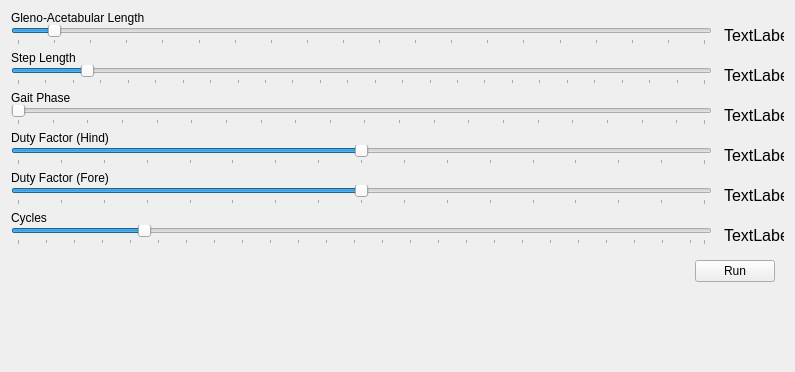
<?xml version="1.0" encoding="UTF-8"?>
<ui version="4.0">
 <class>Form</class>
 <widget class="QWidget" name="Form">
  <property name="geometry">
   <rect>
    <x>0</x>
    <y>0</y>
    <width>795</width>
    <height>372</height>
   </rect>
  </property>
  <property name="baseSize">
   <size>
    <width>580</width>
    <height>360</height>
   </size>
  </property>
  <property name="windowTitle">
   <string>Gait Generator And Visualizer</string>
  </property>
  <layout class="QVBoxLayout" name="verticalLayout">
   <item>
    <widget class="QWidget" name="widget" native="true">
     <layout class="QVBoxLayout" name="verticalLayout_4">
      <property name="spacing">
       <number>0</number>
      </property>
      <property name="margin">
       <number>0</number>
      </property>
      <item>
       <widget class="QLabel" name="label_6">
        <property name="text">
         <string>Gleno-Acetabular Length</string>
        </property>
       </widget>
      </item>
      <item>
       <layout class="QHBoxLayout" name="horizontalLayout">
        <property name="spacing">
         <number>12</number>
        </property>
        <item>
         <widget class="QSlider" name="gadLengthSlider">
          <property name="minimum">
           <number>50</number>
          </property>
          <property name="maximum">
           <number>1000</number>
          </property>
          <property name="singleStep">
           <number>10</number>
          </property>
          <property name="pageStep">
           <number>50</number>
          </property>
          <property name="value">
           <number>100</number>
          </property>
          <property name="orientation">
           <enum>Qt::Horizontal</enum>
          </property>
          <property name="tickPosition">
           <enum>QSlider::TicksBelow</enum>
          </property>
          <property name="tickInterval">
           <number>50</number>
          </property>
         </widget>
        </item>
        <item>
         <widget class="QLabel" name="gadLengthLabel">
          <property name="sizePolicy">
           <sizepolicy hsizetype="Fixed" vsizetype="Preferred">
            <horstretch>0</horstretch>
            <verstretch>0</verstretch>
           </sizepolicy>
          </property>
          <property name="minimumSize">
           <size>
            <width>60</width>
            <height>0</height>
           </size>
          </property>
          <property name="maximumSize">
           <size>
            <width>60</width>
            <height>16777215</height>
           </size>
          </property>
          <property name="font">
           <font>
            <pointsize>12</pointsize>
           </font>
          </property>
          <property name="text">
           <string>TextLabel</string>
          </property>
          <property name="alignment">
           <set>Qt::AlignLeading|Qt::AlignLeft|Qt::AlignVCenter</set>
          </property>
         </widget>
        </item>
       </layout>
      </item>
     </layout>
    </widget>
   </item>
   <item>
    <widget class="QWidget" name="widget_2" native="true">
     <layout class="QVBoxLayout" name="verticalLayout_6">
      <property name="spacing">
       <number>0</number>
      </property>
      <property name="margin">
       <number>0</number>
      </property>
      <item>
       <widget class="QLabel" name="label_4">
        <property name="text">
         <string>Step Length</string>
        </property>
       </widget>
      </item>
      <item>
       <layout class="QHBoxLayout" name="horizontalLayout_3">
        <property name="spacing">
         <number>12</number>
        </property>
        <item>
         <widget class="QSlider" name="stepLengthSlider">
          <property name="maximum">
           <number>500</number>
          </property>
          <property name="singleStep">
           <number>10</number>
          </property>
          <property name="pageStep">
           <number>50</number>
          </property>
          <property name="value">
           <number>50</number>
          </property>
          <property name="orientation">
           <enum>Qt::Horizontal</enum>
          </property>
          <property name="tickPosition">
           <enum>QSlider::TicksBelow</enum>
          </property>
          <property name="tickInterval">
           <number>20</number>
          </property>
         </widget>
        </item>
        <item>
         <widget class="QLabel" name="stepLengthLabel">
          <property name="sizePolicy">
           <sizepolicy hsizetype="Fixed" vsizetype="Preferred">
            <horstretch>0</horstretch>
            <verstretch>0</verstretch>
           </sizepolicy>
          </property>
          <property name="minimumSize">
           <size>
            <width>60</width>
            <height>0</height>
           </size>
          </property>
          <property name="maximumSize">
           <size>
            <width>60</width>
            <height>16777215</height>
           </size>
          </property>
          <property name="font">
           <font>
            <pointsize>12</pointsize>
           </font>
          </property>
          <property name="text">
           <string>TextLabel</string>
          </property>
          <property name="alignment">
           <set>Qt::AlignLeading|Qt::AlignLeft|Qt::AlignVCenter</set>
          </property>
         </widget>
        </item>
       </layout>
      </item>
     </layout>
    </widget>
   </item>
   <item>
    <widget class="QWidget" name="widget_3" native="true">
     <layout class="QVBoxLayout" name="verticalLayout_7">
      <property name="spacing">
       <number>0</number>
      </property>
      <property name="margin">
       <number>0</number>
      </property>
      <item>
       <widget class="QLabel" name="label">
        <property name="text">
         <string>Gait Phase</string>
        </property>
       </widget>
      </item>
      <item>
       <layout class="QHBoxLayout" name="horizontalLayout_4">
        <property name="spacing">
         <number>12</number>
        </property>
        <item>
         <widget class="QSlider" name="gaitPhaseSlider">
          <property name="minimum">
           <number>0</number>
          </property>
          <property name="maximum">
           <number>99</number>
          </property>
          <property name="orientation">
           <enum>Qt::Horizontal</enum>
          </property>
          <property name="tickPosition">
           <enum>QSlider::TicksBelow</enum>
          </property>
          <property name="tickInterval">
           <number>5</number>
          </property>
         </widget>
        </item>
        <item>
         <widget class="QLabel" name="gaitPhaseLabel">
          <property name="sizePolicy">
           <sizepolicy hsizetype="Fixed" vsizetype="Preferred">
            <horstretch>0</horstretch>
            <verstretch>0</verstretch>
           </sizepolicy>
          </property>
          <property name="minimumSize">
           <size>
            <width>60</width>
            <height>0</height>
           </size>
          </property>
          <property name="maximumSize">
           <size>
            <width>60</width>
            <height>16777215</height>
           </size>
          </property>
          <property name="font">
           <font>
            <pointsize>12</pointsize>
           </font>
          </property>
          <property name="text">
           <string>TextLabel</string>
          </property>
          <property name="alignment">
           <set>Qt::AlignLeading|Qt::AlignLeft|Qt::AlignVCenter</set>
          </property>
         </widget>
        </item>
       </layout>
      </item>
     </layout>
    </widget>
   </item>
   <item>
    <widget class="QWidget" name="widget_4" native="true">
     <layout class="QVBoxLayout" name="verticalLayout_8">
      <property name="spacing">
       <number>0</number>
      </property>
      <property name="margin">
       <number>0</number>
      </property>
      <item>
       <widget class="QLabel" name="label_2">
        <property name="text">
         <string>Duty Factor (Hind)</string>
        </property>
       </widget>
      </item>
      <item>
       <layout class="QHBoxLayout" name="horizontalLayout_5">
        <property name="spacing">
         <number>12</number>
        </property>
        <item>
         <widget class="QSlider" name="dutyFactorHindSlider">
          <property name="minimum">
           <number>10</number>
          </property>
          <property name="maximum">
           <number>90</number>
          </property>
          <property name="value">
           <number>50</number>
          </property>
          <property name="orientation">
           <enum>Qt::Horizontal</enum>
          </property>
          <property name="tickPosition">
           <enum>QSlider::TicksBelow</enum>
          </property>
          <property name="tickInterval">
           <number>5</number>
          </property>
         </widget>
        </item>
        <item>
         <widget class="QLabel" name="dutyFactorHindLabel">
          <property name="sizePolicy">
           <sizepolicy hsizetype="Fixed" vsizetype="Preferred">
            <horstretch>0</horstretch>
            <verstretch>0</verstretch>
           </sizepolicy>
          </property>
          <property name="minimumSize">
           <size>
            <width>60</width>
            <height>0</height>
           </size>
          </property>
          <property name="maximumSize">
           <size>
            <width>60</width>
            <height>16777215</height>
           </size>
          </property>
          <property name="font">
           <font>
            <pointsize>12</pointsize>
           </font>
          </property>
          <property name="text">
           <string>TextLabel</string>
          </property>
          <property name="alignment">
           <set>Qt::AlignLeading|Qt::AlignLeft|Qt::AlignVCenter</set>
          </property>
         </widget>
        </item>
       </layout>
      </item>
     </layout>
    </widget>
   </item>
   <item>
    <widget class="QWidget" name="widget_5" native="true">
     <layout class="QVBoxLayout" name="verticalLayout_9">
      <property name="spacing">
       <number>0</number>
      </property>
      <property name="margin">
       <number>0</number>
      </property>
      <item>
       <widget class="QLabel" name="label_3">
        <property name="text">
         <string>Duty Factor (Fore)</string>
        </property>
       </widget>
      </item>
      <item>
       <layout class="QHBoxLayout" name="horizontalLayout_6">
        <property name="spacing">
         <number>12</number>
        </property>
        <item>
         <widget class="QSlider" name="dutyFactorForeSlider">
          <property name="minimum">
           <number>10</number>
          </property>
          <property name="maximum">
           <number>90</number>
          </property>
          <property name="value">
           <number>50</number>
          </property>
          <property name="orientation">
           <enum>Qt::Horizontal</enum>
          </property>
          <property name="tickPosition">
           <enum>QSlider::TicksBelow</enum>
          </property>
          <property name="tickInterval">
           <number>5</number>
          </property>
         </widget>
        </item>
        <item>
         <widget class="QLabel" name="dutyFactorForeLabel">
          <property name="sizePolicy">
           <sizepolicy hsizetype="Fixed" vsizetype="Preferred">
            <horstretch>0</horstretch>
            <verstretch>0</verstretch>
           </sizepolicy>
          </property>
          <property name="minimumSize">
           <size>
            <width>60</width>
            <height>0</height>
           </size>
          </property>
          <property name="maximumSize">
           <size>
            <width>60</width>
            <height>16777215</height>
           </size>
          </property>
          <property name="font">
           <font>
            <pointsize>12</pointsize>
           </font>
          </property>
          <property name="text">
           <string>TextLabel</string>
          </property>
          <property name="alignment">
           <set>Qt::AlignLeading|Qt::AlignLeft|Qt::AlignVCenter</set>
          </property>
         </widget>
        </item>
       </layout>
      </item>
     </layout>
    </widget>
   </item>
   <item>
    <widget class="QWidget" name="widget_6" native="true">
     <layout class="QVBoxLayout" name="verticalLayout_10">
      <property name="spacing">
       <number>0</number>
      </property>
      <property name="margin">
       <number>0</number>
      </property>
      <item>
       <widget class="QLabel" name="label_5">
        <property name="text">
         <string>Cycles</string>
        </property>
       </widget>
      </item>
      <item>
       <layout class="QHBoxLayout" name="horizontalLayout_7">
        <property name="spacing">
         <number>12</number>
        </property>
        <item>
         <widget class="QSlider" name="cyclesSlider">
          <property name="minimum">
           <number>1</number>
          </property>
          <property name="maximum">
           <number>50</number>
          </property>
          <property name="value">
           <number>10</number>
          </property>
          <property name="orientation">
           <enum>Qt::Horizontal</enum>
          </property>
          <property name="tickPosition">
           <enum>QSlider::TicksBelow</enum>
          </property>
          <property name="tickInterval">
           <number>2</number>
          </property>
         </widget>
        </item>
        <item>
         <widget class="QLabel" name="cyclesLabel">
          <property name="sizePolicy">
           <sizepolicy hsizetype="Fixed" vsizetype="Preferred">
            <horstretch>0</horstretch>
            <verstretch>0</verstretch>
           </sizepolicy>
          </property>
          <property name="minimumSize">
           <size>
            <width>60</width>
            <height>0</height>
           </size>
          </property>
          <property name="maximumSize">
           <size>
            <width>60</width>
            <height>16777215</height>
           </size>
          </property>
          <property name="font">
           <font>
            <pointsize>12</pointsize>
           </font>
          </property>
          <property name="text">
           <string>TextLabel</string>
          </property>
          <property name="alignment">
           <set>Qt::AlignLeading|Qt::AlignLeft|Qt::AlignVCenter</set>
          </property>
         </widget>
        </item>
       </layout>
      </item>
     </layout>
    </widget>
   </item>
   <item>
    <widget class="QWidget" name="widget_7" native="true">
     <layout class="QHBoxLayout" name="horizontalLayout_8">
      <item>
       <spacer name="horizontalSpacer">
        <property name="orientation">
         <enum>Qt::Horizontal</enum>
        </property>
        <property name="sizeHint" stdset="0">
         <size>
          <width>675</width>
          <height>20</height>
         </size>
        </property>
       </spacer>
      </item>
      <item>
       <widget class="QPushButton" name="runButton">
        <property name="text">
         <string>Run</string>
        </property>
       </widget>
      </item>
     </layout>
    </widget>
   </item>
   <item>
    <spacer name="verticalSpacer">
     <property name="orientation">
      <enum>Qt::Vertical</enum>
     </property>
     <property name="sizeHint" stdset="0">
      <size>
       <width>20</width>
       <height>34</height>
      </size>
     </property>
    </spacer>
   </item>
  </layout>
 </widget>
 <resources/>
 <connections>
  <connection>
   <sender>stepLengthSlider</sender>
   <signal>valueChanged(int)</signal>
   <receiver>stepLengthLabel</receiver>
   <slot>setNum(int)</slot>
   <hints>
    <hint type="sourcelabel">
     <x>230</x>
     <y>42</y>
    </hint>
    <hint type="destinationlabel">
     <x>505</x>
     <y>31</y>
    </hint>
   </hints>
  </connection>
 </connections>
</ui>
